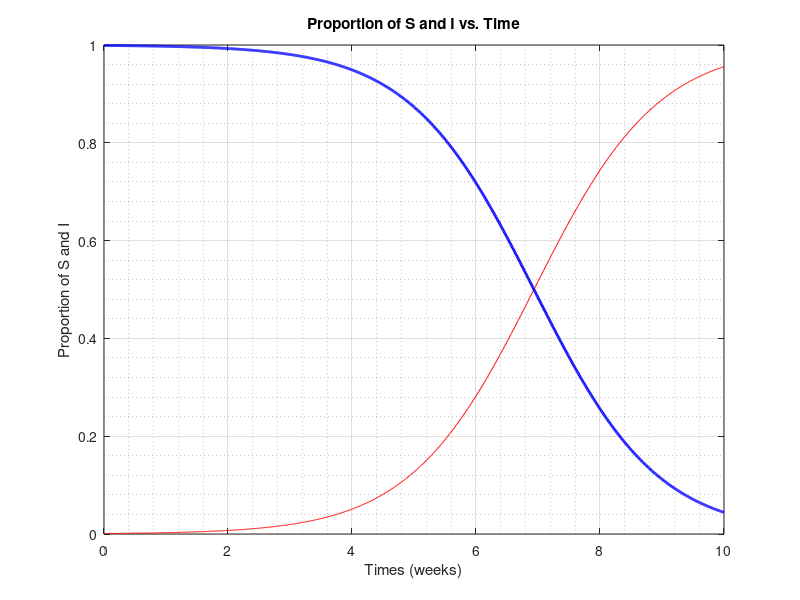

The MATLAB script that drew this image:
%% Set Parameters
I0 = .001; % Initial proportion of infected.
a = 1; % Coefficient in weak^-1

tmax = 10; % Number of weeks
dt = 0.01; % Size of time step in weeks
Imax = 1; % Max number infected for graph

plotchoice = 3; % 1=S, 2=I, 3=All

%% Initialize Vectors
t = 0:dt:tmax; % Time vector
Nt = length(t); % Number of time steps
I = zeros(1,Nt); % Infection vector
S = zeros(1,Nt);
I(1) = I0; % Set initial infection value

%% Calculations
for it = 1:Nt-1
    S(it) = 1 - I(it);
    dI = a*I(it) * S(it); % Rate of change per week;
    I(it+1) = I(it) + dI * dt; 
end
S(Nt) = 1 -I(Nt);

%% Plots
switch plotchoice
    case 1
        plot(t,S,'-b','LineWidth',2)
        axis([0 tmax 0 Imax])
        grid on
        grid minor
        xlabel('Times (weeks)')
        ylabel('Proportion Infected')
        title('Proportion of infections vs. Time')
        
    case 2
        plot(t,I,'-r','LineWidth',2)
        axis([0 tmax 0 Imax])
        grid on
        grid minor
        xlabel('Times (weeks)')
        ylabel('Proportion Infected')
        title('Proportion of infections vs. Time')
        
    case 3
        plot(t,I,'-r',...
             t,S,'-b','LineWidth',2)
        axis([0 tmax 0 Imax])
        grid on
        grid minor
        xlabel('Times (weeks)')
        ylabel('Proportion of S and I')
        title('Proportion of S and I vs. Time')
        
end